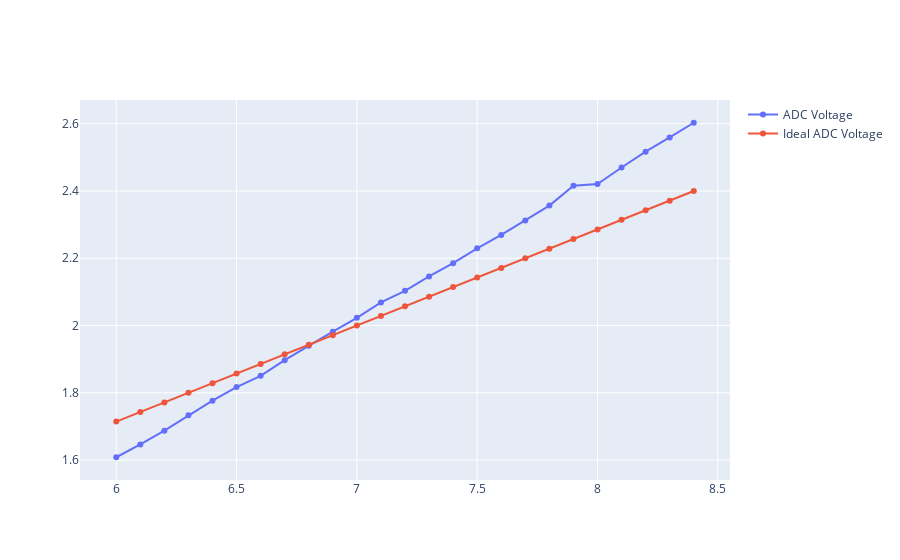

The code cell stored with this chart in its notebook:
### Markdown cell above
Now we examine the mapping between $V_{\text{ADC}}$ and $V_{\text{batt}}$.

### Code cell
# Aggregate ADC voltages
v_adc_agg = v_adc.mean(axis=1)

# Create traces
fig = go.Figure()
fig.add_trace(go.Scatter(
    x=v_batt, 
    y=v_adc_agg, 
    mode='lines+markers',
    name='ADC Voltage'
))
fig.add_trace(go.Scatter(
    x=v_batt, 
    y=v_batt/3.5, 
    mode='lines+markers',
    name='Ideal ADC Voltage'
))

# Show the figure
fig.show()

### Figure 1 — Plotly figure (JSON) as saved in the notebook; plotly's stock layout.template omitted (floating-point values rounded to 4 significant figures)
{"data": [{"mode": "lines+markers", "name": "ADC Voltage", "type": "scatter", "x": [6, 6.1, 6.2, 6.3, 6.4, 6.5, 6.6, 6.7, 6.8, 6.9, 7, 7.1, 7.2, 7.3, 7.4, 7.5, 7.6, 7.7, 7.8, 7.9, 8, 8.1, 8.2, 8.3, 8.4], "y": [1.608, 1.646, 1.687, 1.733, 1.777, 1.817, 1.85, 1.897, 1.94, 1.982, 2.023, 2.069, 2.103, 2.146, 2.185, 2.23, 2.269, 2.313, 2.357, 2.416, 2.421, 2.47, 2.517, 2.559, 2.603]}, {"mode": "lines+markers", "name": "Ideal ADC Voltage", "type": "scatter", "x": [6, 6.1, 6.2, 6.3, 6.4, 6.5, 6.6, 6.7, 6.8, 6.9, 7, 7.1, 7.2, 7.3, 7.4, 7.5, 7.6, 7.7, 7.8, 7.9, 8, 8.1, 8.2, 8.3, 8.4], "y": [1.714, 1.743, 1.771, 1.8, 1.829, 1.857, 1.886, 1.914, 1.943, 1.971, 2, 2.029, 2.057, 2.086, 2.114, 2.143, 2.171, 2.2, 2.229, 2.257, 2.286, 2.314, 2.343, 2.371, 2.4]}], "layout": {}}
